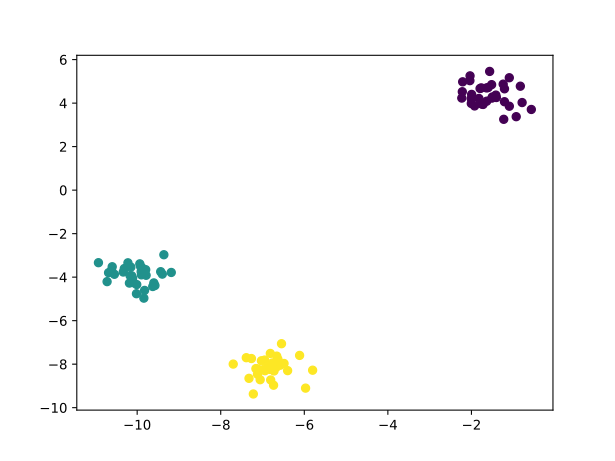

This chart was generated by the following Python code:
"""
Simulate data to be used with clustering techniques.
"""
import matplotlib.pyplot as plt
from sklearn.datasets import make_blobs

# Generate features matrix and target vector
features, target = make_blobs(
    n_samples=100,
    n_features=2,  # number of features
    centers=3,  # number of clusters
    cluster_std=0.5,
    shuffle=True,
    random_state=1,
)

print('Feature Matrix\n', features[:5])
# Feature Matrix
#  [[ -1.22685609   3.25572052]
#  [ -9.57463218  -4.38310652]
#  [-10.71976941  -4.20558148]
#  [ -9.88266514  -3.57234296]
#  [ -5.80071933  -8.27754549]]
print('Target Vector\n', target[:5])
# Target Vector
#  [0 1 1 1 2]

plt.scatter(features[:, 0], features[:, 1], c=target)
plt.savefig('example-02-02-3--simulating-data-with-make_blobs.svg')
plt.close()
